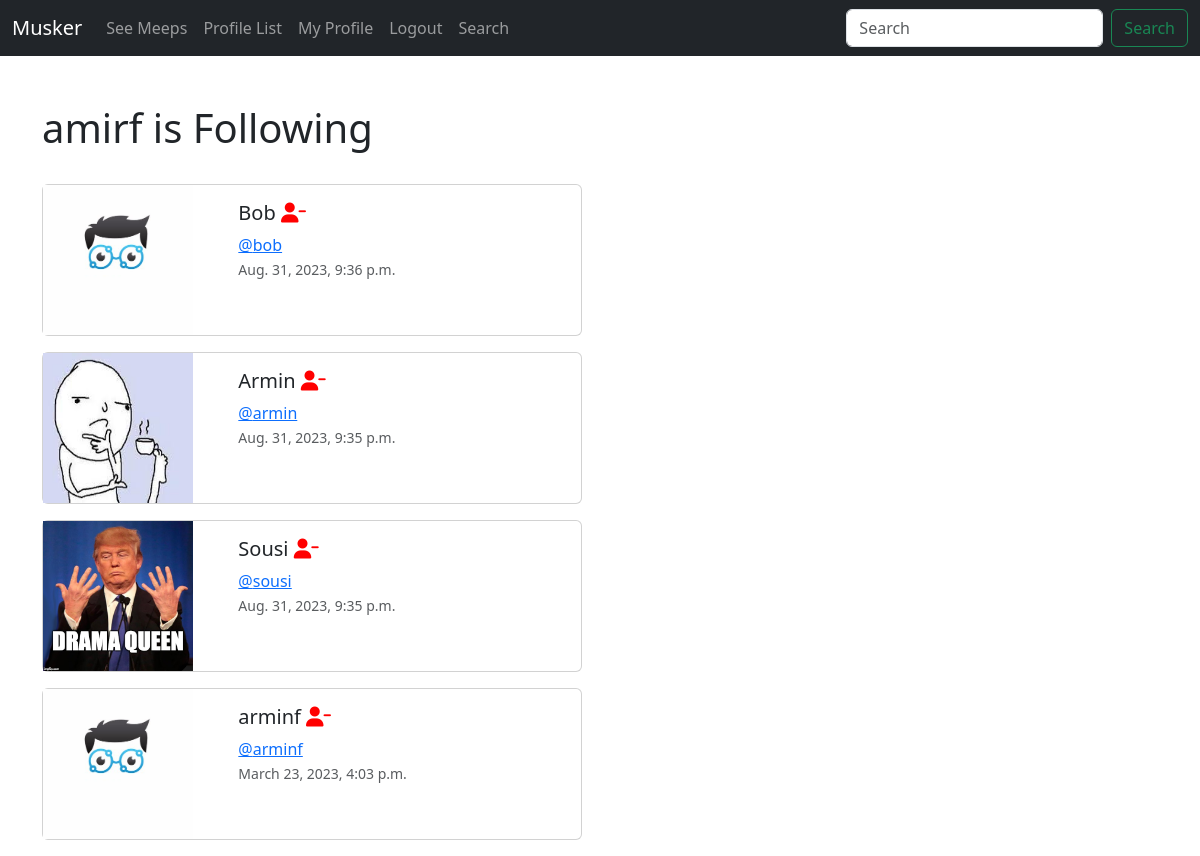
The page /profile/follows/1 (signed in) on the database its author committed.
### musker/models.py (models this page shows, shortened)
class Profile(models.Model):
    user = models.OneToOneField(User, on_delete=models.CASCADE)
    follows = models.ManyToManyField(
    "self",
    related_name = "followed_by",
    symmetrical = False,
    blank = True)
    date_modified = models.DateTimeField(User,auto_now=True)
    profile_image = models.ImageField(null=True, blank=True, upload_to="images/")
    profile_bio = models.CharField(null=True, blank=True, max_length=500)
    homepage_link = models.CharField(null=True, blank=True, max_length=100)
    facebook_link = models.CharField(null=True, blank=True, max_length=100)
    instagram_link = models.CharField(null=True, blank=True, max_length=100)
    linkedin_link = models.CharField(null=True, blank=True, max_length=100)

### musker/views.py (the view)
# urls.py: path('profile/follows/<int:pk>', views.follows, name='follows'),
def follows(request, pk):
    if request.user.is_authenticated:
        if request.user.id == pk:
            profiles = Profile.objects.get(user_id=pk)
            return render(request, 'follows.html', {
                "profiles" : profiles,
            })
        else:
            messages.success(request,("That's not your profile page."))
            return redirect('home')
    else:
        messages.success(request,("You must be logged in..."))
        return redirect('home')

### musker/templates/follows.html
{% extends 'base.html' %}
{% load static %}
{% block content %}
    <h1>{{ request.user.username }} is Following</h1>
    <br>
    {% if profiles %}
        {% for profile in profiles.follows.all %}
        <div class="card mb-3" style="max-width: 540px;">
            <div class="row g-0">
              <div class="col-md-4">
                {% if profile.profile_image %}
                  <img src="{{ profile.profile_image.url }}" height="150" width="150" alt="">
                {% else %}
                  <img src="{% static 'images/profile_pic.png' %}" height="150" width="150" alt="...">
                {% endif %}
              </div>
              <div class="col-md-8">
                <div class="card-body">
                    <h5 class="card-title">{{ profile.user.username}}
                    {% if profile in profiles.follows.all %}
                    <a href="{% url 'unfollow' profile.user.id %}">
                    <i class="fa-solid fa-user-minus" style="color: #ff0000;"></i></a>
                    {% else %}
                    <a href="{% url 'follow' profile.user.id %}">
                    <i class="fa-solid fa-user-plus" style="color: #36b002;"></i></a>
                    {% endif %}</h5>
                  <a class="card-text" href="{% url 'profile' profile.user.id %}" >@{{ profile.user.username|lower }}</a>
                  <p class="card-text"><small class="text-muted">{{profile.date_modified}}</small></p>
                </div>
              </div>
            </div>
          </div>
        {% endfor %}
    {% endif %}
{% endblock %}

### rows shown on the page
Profile: user.username "Bob", user.username "bob", date_modified "Aug. 31, 2023, 9:36 p.m."
Profile: profile_image (picture), user.username "Armin", user.username "armin", date_modified "Aug. 31, 2023, 9:35 p.m."
Profile: profile_image (picture), user.username "Sousi", user.username "sousi", date_modified "Aug. 31, 2023, 9:35 p.m."
Profile: user.username "arminf", date_modified "March 23, 2023, 4:03 p.m."

### other values the page prints
{{ request.user.username }} "amirf"
